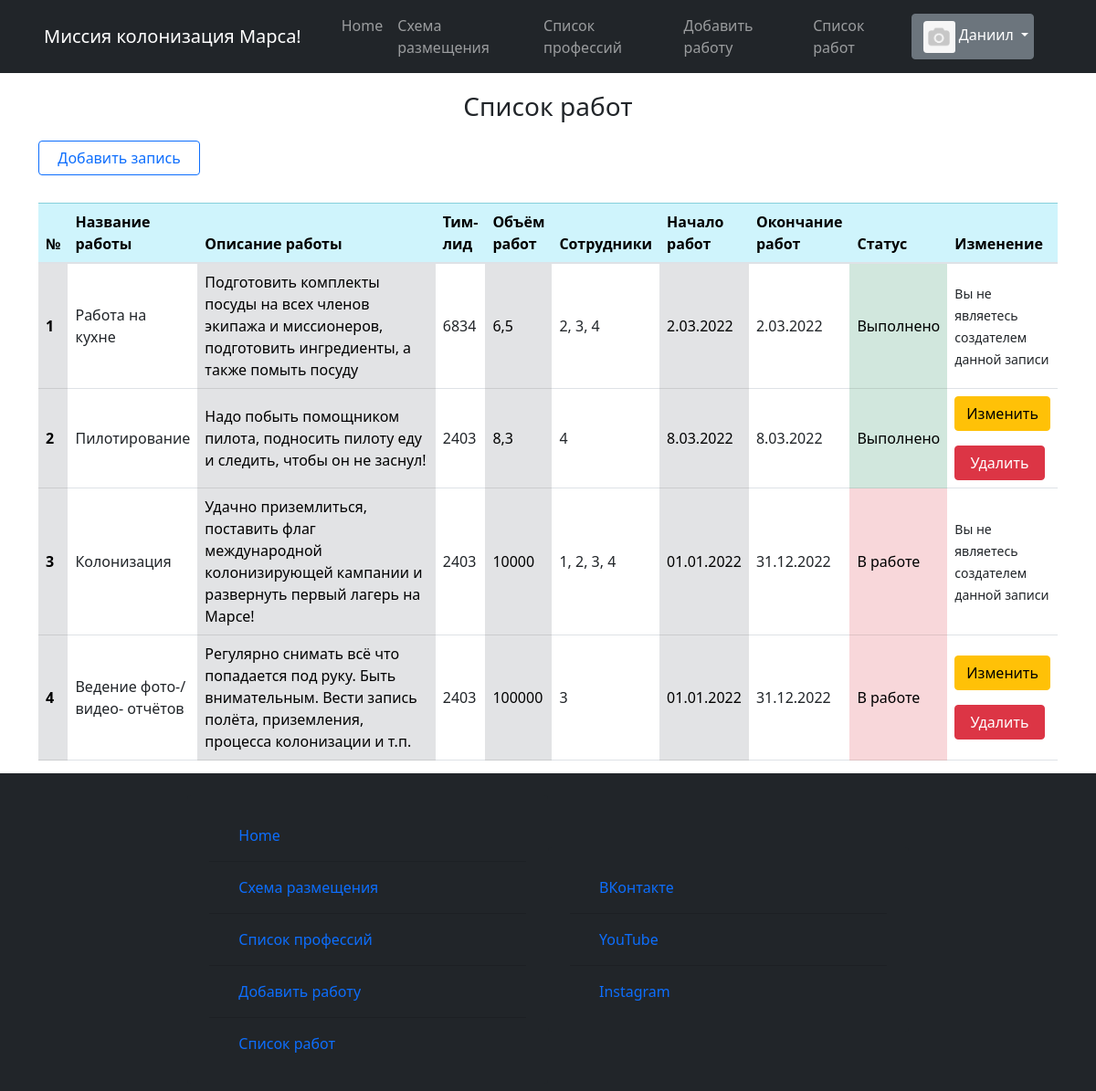
The page /job_list (signed in) on the database its author committed.
### static/data/users.py (models this page shows, shortened)
class User(SqlAlchemyBase, UserMixin):
    __tablename__ = 'users'
    id = sqlalchemy.Column(sqlalchemy.Integer,
                           primary_key=True, autoincrement=True)
    surname = sqlalchemy.Column(sqlalchemy.String, nullable=True)
    name = sqlalchemy.Column(sqlalchemy.String, nullable=True)
    sex = sqlalchemy.Column(sqlalchemy.String, nullable=True)
    email = sqlalchemy.Column(sqlalchemy.String,
                              index=True, unique=True, nullable=True)
    hashed_password = sqlalchemy.Column(sqlalchemy.String, nullable=True)
    studying = sqlalchemy.Column(sqlalchemy.String, nullable=True)
    professions = sqlalchemy.Column(sqlalchemy.String, nullable=True)
    about = sqlalchemy.Column(sqlalchemy.String, nullable=True)
    created_date = sqlalchemy.Column(sqlalchemy.String, nullable=True)
    image_link = sqlalchemy.Column(sqlalchemy.String, nullable=True)
    disk_path = sqlalchemy.Column(sqlalchemy.String, nullable=True)

### static/data/jobs.py (models this page shows)
class Jobs(SqlAlchemyBase, UserMixin, SerializerMixin):
    __tablename__ = 'jobs'
    id = sqlalchemy.Column(sqlalchemy.Integer,
                           primary_key=True, autoincrement=True)
    job_title = sqlalchemy.Column(sqlalchemy.String, nullable=True)
    job_describe = sqlalchemy.Column(sqlalchemy.String, nullable=True)
    team_leader = sqlalchemy.Column(sqlalchemy.Integer, nullable=True)
    work_size = sqlalchemy.Column(sqlalchemy.Integer, nullable=True)
    collaborators = sqlalchemy.Column(sqlalchemy.String, nullable=True)
    start_date = sqlalchemy.Column(sqlalchemy.String, nullable=True)
    end_date = sqlalchemy.Column(sqlalchemy.String, nullable=True)
    creator = sqlalchemy.Column(sqlalchemy.Integer, nullable=True)
    is_finished = sqlalchemy.Column(sqlalchemy.Boolean, nullable=True)
    is_only_for_crew = sqlalchemy.Column(sqlalchemy.Boolean, nullable=True)

### runner.py (the view)
@app.route('/job_list', methods=['POST', 'GET'])
def job_list():
    db_sess = db_session.create_session()
    jobs = db_sess.query(Jobs).all()
    return render_template('html/job_list.html',
                           jobs=jobs,
                           image=image,
                           title='Список работ',
                           menu_bar_title='Миссия колонизация Марса!', )

### runner.py (called while the page is built)
@login_manager.user_loader
def load_user(user_id):
    db_sess = db_session.create_session()
    return db_sess.query(User).get(user_id)

### static/data/db_session.py (called while the page is built)
def create_session() -> Session:
    global __factory
    return __factory()

### templates/html/job_list.html (shortened to what this page needs)
{% extends "html/base.html" %}
{% block content %}
    <div class="startpage">
        <div class="card-body-title job-list-title">
            <h3>Список работ</h3>
        </div>
        <a href="/create_job" class="btn btn-outline-primary">
              Добавить запись
        </a>
        <table class="table job-list">
            <thead class="table-info">
                <th scope="col">№</th>
                <th scope="col">Название работы</th>
                <th scope="col" class="col-lg-3">Описание работы</th>
                <th scope="col">Тим-лид</th>
                <th scope="col">Объём работ</th>
                <th scope="col">Сотрудники</th>
                <th scope="col">Начало работ</th>
                <th scope="col">Окончание работ</th>
                <th scope="col">Статус</th>
                <th scope="col">Изменение</th>
            </thead>
            <tbody>
                {% for job in jobs %}
                    <tr>
                        <th scope="row" class="table-secondary align-middle"> {{ loop.index }}</th>
                        <td class="align-middle">{{ job.job_title }}</td>
                        <td class="table-secondary align-middle">{{ job.job_describe }}</td>
                        <td class="align-middle">{{ job.team_leader }}</td>
                        <td class="table-secondary align-middle">{{ job.work_size }}</td>
                        <td class="align-middle">{{ job.collaborators }}</td>
                        <td class="table-secondary align-middle">{{ job.start_date}}</td>
                        <td class="align-middle">{{ job.end_date }}</td>
                        {% if job.is_finished == 0 %}
                            <td class="table-danger align-middle">В работе</td>
                        {% else %}
                            <td class="table-success align-middle">Выполнено</td>
                        {% endif %}
                        <td class="align-middle">
                            {% if current_user.is_authenticated and current_user.id == job.creator %}
                                <div>
                                    <a href="/edit_job/{{ job.id }}" class="btn btn-warning">
                                        Изменить
                                    </a>
                                    <a href="/job_delete/{{ job.id }}" class="btn btn-danger">
                                         Удалить
                                    </a>
                                </div>
                            {% else %}
                                <div>
                                    <small>Вы не являетесь создателем данной записи</small>
                                </div>
                            {% endif %}
                        </td>
                    </tr>
                {% endfor %}
            </tbody>
        </table>
    </div>
{% endblock %}

### templates/html/base.html (shortened to what this page needs)
<!doctype html>
<html lang="en">
<head>
    <link rel="stylesheet"
          href="https://stackpath.bootstrapcdn.com/bootstrap/4.4.1/css/bootstrap.min.css"
>
    <link rel="stylesheet" href="../../static/css/professions.css">
    <link rel="stylesheet" href="../../static/css/index.css">
    <link rel="stylesheet" href="../../static/css/bar.css">
    <link rel="stylesheet" href="../../static/bootstrap-5.1.3-dist/css/bootstrap.css">
    <link rel="stylesheet" href="../../static/bootstrap-5.1.3-dist/css/bootstrap-grid.css">
    <link rel="stylesheet" href="../../static/bootstrap-5.1.3-dist/css/bootstrap-reboot.css">
    <link rel="stylesheet" href="../../static/bootstrap-5.1.3-dist/css/bootstrap-utilities.css">
    <link rel="stylesheet" href="../../static/css/professions.css">
    <link rel="stylesheet" href="../../static/css/index.css">
    <link rel="stylesheet" href="../../static/css/bar.css">
</head>
<body>
<div class="wrapper">
    <header>
    <nav class="navbar navbar-expand-lg navbar-dark bg-dark text-white">
        <div class="container-fluid">
            <a class="navbar-brand" href="/homepage">{{ menu_bar_title }}</a>
            <div class="collapse navbar-collapse" id="navbarSupportedContent">
                <ul class="navbar-nav me-auto mb-2 mb-lg-0">
                    <li class="nav-item">
                        <a class="nav-link" aria-current="page" href="/homepage">Home</a>
                    </li>
                    <li class="nav-item">
                        <a class="nav-link" href="/distribution">Схема размещения</a>
                    </li>
                    <li class="nav-item">
                        <a class="nav-link" href="/list_prof/ul">Список профессий</a>
                    </li>
                    <li class="nav-item">
                        <a class="nav-link" href="/create_job">Добавить работу</a>
                    </li>
                    <li class="nav-item">
                        <a class="nav-link" href="/job_list">Список работ</a>
                    </li>
                </ul>
                {% if current_user.is_authenticated %}
                    <div class="dropdown-navbar user-navbar">
                        <div class="btn-group">
                            <button type="button" class="btn btn-secondary dropdown-toggle" data-bs-toggle="dropdown"
                                    href="#" role="button" aria-expanded="false" id="user">
                                <span>
                                    {% if image %}
                                        <img src="{{ url_for('static', filename=image) }}"
                                             class="img-fluid rounded-start profile-card-img miniature-pic"
                                             alt="">
                                    {% else %}
                                        <img src="{{ url_for('static', filename='/images/avatars/no_avatar.png') }}"
                                             class="img-fluid rounded-start profile-card-img miniature-pic"
                                             alt="">
                                    {% endif %}
                                </span>
                                {{ current_user.name }}
                            </button>
                        </div>
                    </div>
                {% else %}
                    <form class="d-flex">
                        <a class="nav-brand" href="/login"><button class="btn btn-outline-success me-2" type="button">Войти</button></a>
                        <a class="nav-brand" href="/register"><button class="btn btn-outline-success me-2" type="button">Зарегистрироваться</button></a>
                    </form>
                {% endif %}
            </div>
        </div>
    </nav>
</header>
<main role="main" class="container">
    {% block content %}{% endblock %}
</main>
<footer class="navbar navbar-dark bg-dark navbar-footer row g-3" id="footer">
    <div class="card bg-dark col-md-4 footer-column">
        <div class="card-body">
            <form class="form-footer" method="post" novalidate>
                <ul class="list-group list-group-flush bg-dark">
                    <li class="list-group-item bg-dark">
                        <a class="nav-link" aria-current="page" href="/homepage">Home</a>
                    </li>
                    <li class="list-group-item bg-dark">
                        <a class="nav-link" href="/distribution">Схема размещения</a>
                    </li>
                    <li class="list-group-item bg-dark">
                        <a class="nav-link" href="/list_prof/ul">Список профессий</a>
                    </li>
                    <li class="list-group-item bg-dark">
                        <a class="nav-link" href="/create_job">Добавить работу</a>
                    </li>
                    <li class="list-group-item bg-dark">
                        <a class="nav-link" href="/job_list">Список работ</a>
                    </li>
                </ul>
            </form>
        </div>
    </div>
    <div class="card bg-dark col-md-4 footer-column">
        <div class="card-body">
            <form class="form-footer" method="post" novalidate>
                <ul class="list-group list-group-flush bg-dark">
                    <li class="list-group-item bg-dark">
                        <a class="nav-link" aria-current="page" href="https://m.vk.com/daniilkolevatykh"
                           target="_blank">ВКонтакте</a>
                    </li>
                    <li class="list-group-item bg-dark">
                        <a class="nav-link" href="https://www.youtube.com/channel/UCYcTAs_MR2JaN-LxTlDMQxA"
                           target="_blank">YouTube</a>
                    </li>
                    <li class="list-group-item bg-dark">
                        <a class="nav-link" href="https://www.instagram.com/daniil_kolevatykh/"
                           target="_blank">Instagram</a>
                    </li>
                </ul>
            </form>
        </div>
    </div>
</footer>
</div>
</body>
</html>

### static/css/index.css (style rules this page uses)
.dropdown-navbar { padding-right: 40px; }
.table { margin-top: 30px; word-wrap: break-word; }
.job-list-title { margin: 20px; text-align: center; }
.job-list { margin-bottom: 30px; }
* { margin: 0; padding: 0; }
html, body { height: 100%; }
.wrapper { height: 100%; display: flex; flex-direction: column; }
main { flex: 1 1 auto; }
.footer-column { border: none; vertical-align: top; }
.profile-card-img { margin-top: 10px; border: 2px solid #86b7fe; border-radius: 3px; }
.miniature-pic { margin-top: 1px; border: none; image-rendering: auto; width: 35px; height: 35px; object-fit: cover; }

### static/css/bar.css (style rules this page uses)
.navbar-brand { alignment: center; padding-left: 20px; padding-right: 20px; }

### rows shown on the page
User: name "Даниил"
Jobs: job_title "Работа на кухне", job_describe "Подготовить комплекты посуды на всех членов экипажа и миссионеров, подготовить ингредиенты, а также помыть посуду", team_leader "6834", work_size "6,5", collaborators "2, 3, 4", start_date "2.03.2022", end_date "2.03.2022", is_finished "Выполнено", creator "Вы не являетесь создателем данной записи"
Jobs: job_title "Пилотирование", job_describe "Надо побыть помощником пилота, подносить пилоту еду и следить, чтобы он не заснул!", team_leader "2403", work_size "8,3", collaborators "4", start_date "8.03.2022", end_date "8.03.2022", is_finished "Выполнено"
Jobs: job_title "Колонизация", job_describe "Удачно приземлиться, поставить флаг международной колонизирующей кампании и развернуть первый лагерь на Марсе!", team_leader "2403", work_size "10000", collaborators "1, 2, 3, 4", start_date "01.01.2022", end_date "31.12.2022", is_finished "В работе", creator "Вы не являетесь создателем данной записи"
Jobs: job_title "Ведение фото-/видео- отчётов", job_describe "Регулярно снимать всё что попадается под руку. Быть внимательным. Вести запись полёта, приземления, процесса колонизации и т.п.", team_leader "2403", work_size "100000", collaborators "3", start_date "01.01.2022", end_date "31.12.2022", is_finished "В работе"

### other values the page prints
{{ menu_bar_title }} "Миссия колонизация Марса!"
